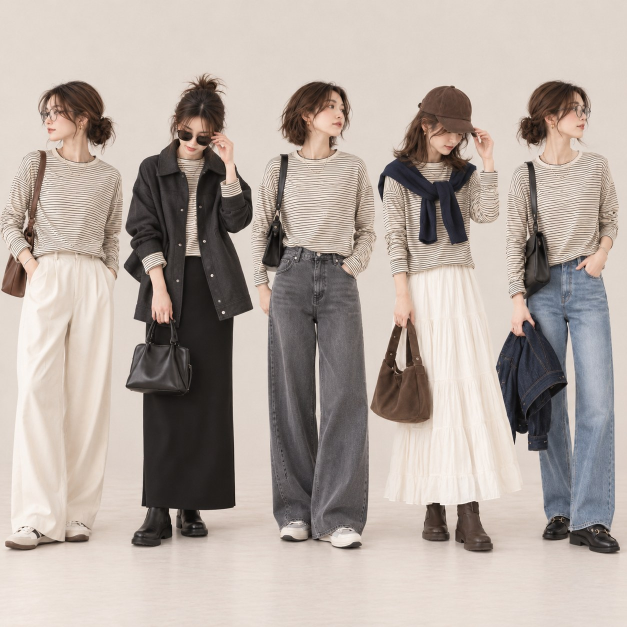
#> input picture cards/border5.jpg, 1254 x 1254 px (shown at 1/2 size)
$ python -i make_video.py   (imports and definitions only)
#> lines starting #> are read from the running program, lines starting #| are printed output that depends on the picture
#> further down, picture is the input picture: PIL image 1254x1254 RGB; mean R, G, B 179.4, 168.3, 161
"""商品写真からスライド動画（4:5・約8秒）を作る
使い方: python tools/make_video.py 出力名 "1行目|2行目" URL1 URL2 ...
出力: videos/出力名.mp4
"""
import io, os, subprocess, sys, tempfile, urllib.request
from PIL import Image, ImageDraw, ImageFilter, ImageFont

W, H = 1080, 1350
PER, FADE, FPS = 2.0, 0.4, 30
FONT = next((p for p in [
    "/usr/share/fonts/opentype/noto/NotoSansCJK-Bold.ttc",
    "/usr/share/fonts/opentype/noto/NotoSansCJK-Medium.ttc",
] if os.path.exists(p)), None)


def fetch(u):
    req = urllib.request.Request(u, headers={"User-Agent": "Mozilla/5.0"})
    return Image.open(io.BytesIO(urllib.request.urlopen(req, timeout=30).read())).convert("RGB")


def frame(im):
    bg = im.copy()
    s = max(W / bg.width, H / bg.height)
#> s = 1.08
    bg = bg.resize((int(bg.width * s) + 1, int(bg.height * s) + 1))
    bg = bg.crop(((bg.width - W) // 2, (bg.height - H) // 2, (bg.width - W) // 2 + W, (bg.height - H) // 2 + H))
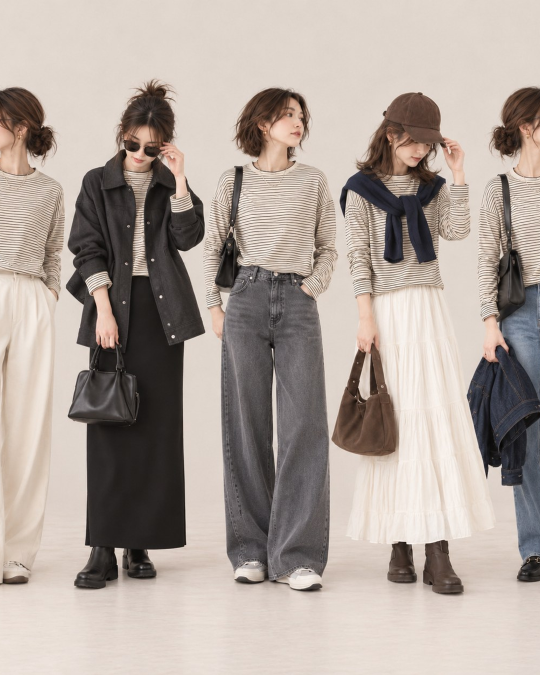
#> bg: PIL image 1080x1350 RGB (shown at 1/2 size); mean R, G, B 173.5, 162.1, 154.6
    bg = bg.filter(ImageFilter.GaussianBlur(40))
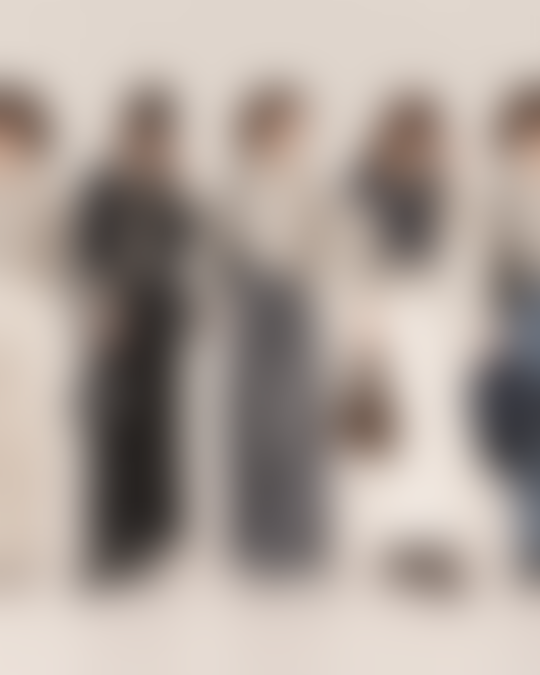
#> bg: PIL image 1080x1350 RGB (shown at 1/2 size); mean R, G, B 173.6, 162.3, 154.8
    bg = Image.blend(bg, Image.new("RGB", (W, H), (247, 244, 239)), 0.35)
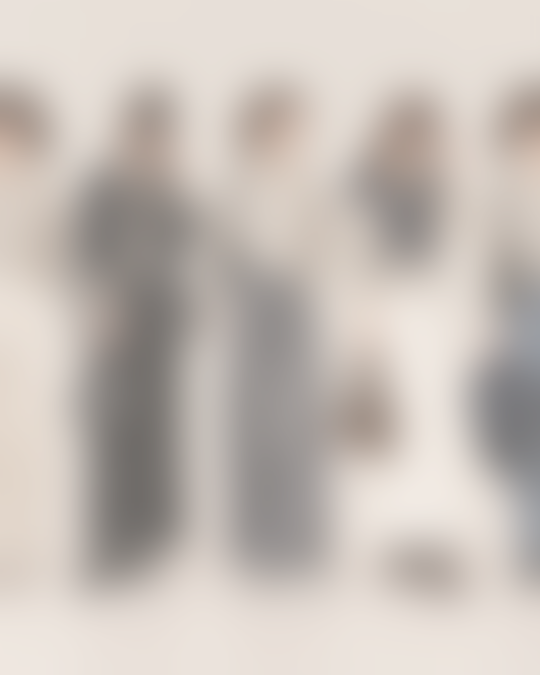
#> bg: PIL image 1080x1350 RGB (shown at 1/2 size); mean R, G, B 198.9, 190.4, 183.8
    s = min(W / im.width, H / im.height)
#> s = 0.861
    fg = im.resize((int(im.width * s), int(im.height * s)))
    bg.paste(fg, ((W - fg.width) // 2, (H - fg.height) // 2))
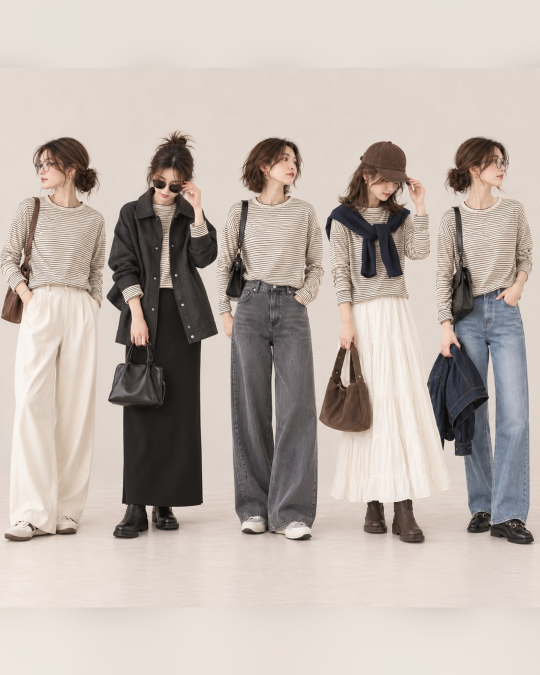
#> bg: PIL image 1080x1350 RGB (shown at 1/2 size); mean R, G, B 189.9, 179.4, 172.1
    return bg


# [55 lines left out: functions title, main, not called in this run]


# [2 lines not run here, left out]

>>> from PIL import Image
>>> picture = Image.open('../cards/border5.jpg')
>>> result = frame(picture)

$ run again, on cards/look_80_1.jpg
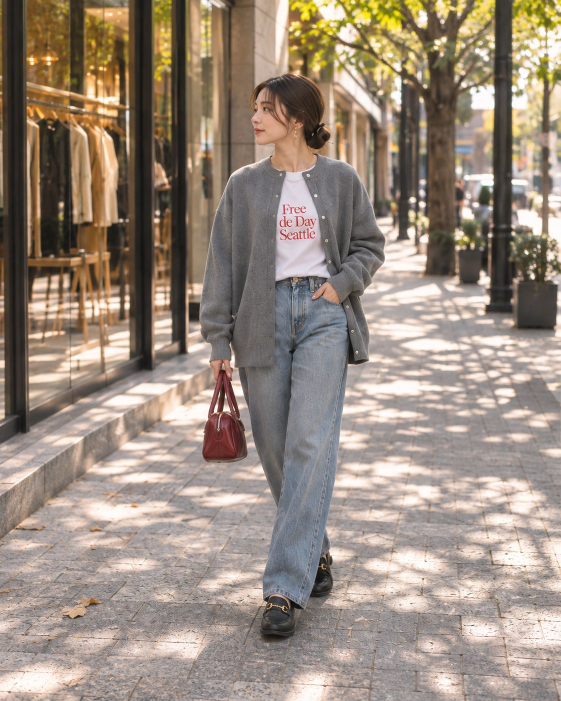
#> input picture cards/look_80_1.jpg, 1122 x 1402 px (shown at 1/2 size)
#> picture is the input picture: PIL image 1122x1402 RGB; mean R, G, B 153.8, 139.2, 126
#> in frame, `bg = bg.filter(ImageFilter.GaussianBlur(40))`:
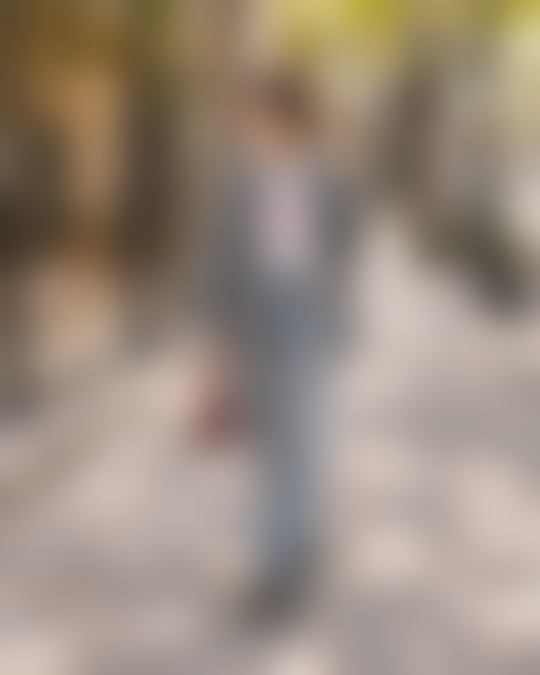
#> bg: PIL image 1080x1350 RGB (shown at 1/2 size); mean R, G, B 154.2, 139.6, 126.3
#> in frame, `bg = Image.blend(bg, Image.new("RGB", (W, H), (247, 244, 239)), 0.35)`:
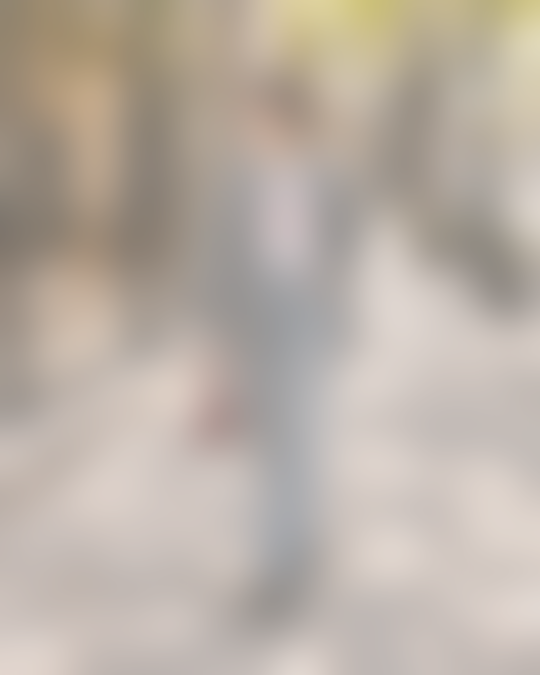
#> bg: PIL image 1080x1350 RGB (shown at 1/2 size); mean R, G, B 186.2, 175.7, 165.3

$ run again, on cards/look_80_2.jpg
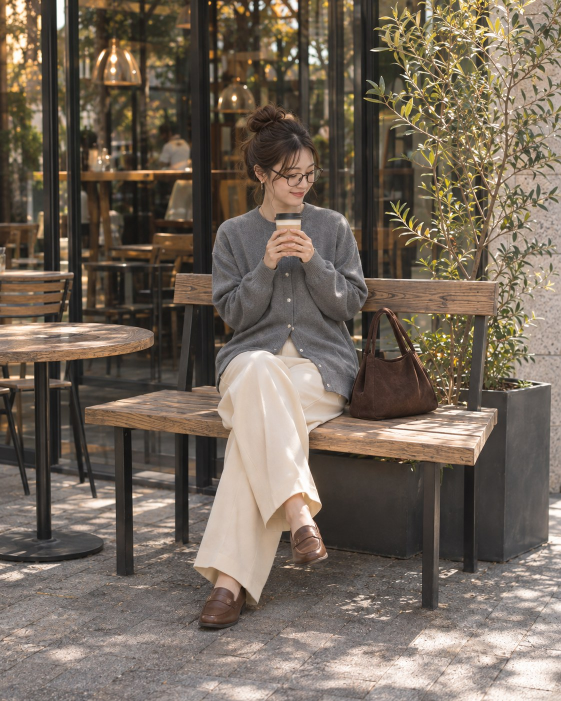
#> input picture cards/look_80_2.jpg, 1122 x 1402 px (shown at 1/2 size)
#> picture is the input picture: PIL image 1122x1402 RGB; mean R, G, B 115.9, 103.6, 90.7
#> in frame, `bg = bg.filter(ImageFilter.GaussianBlur(40))`:
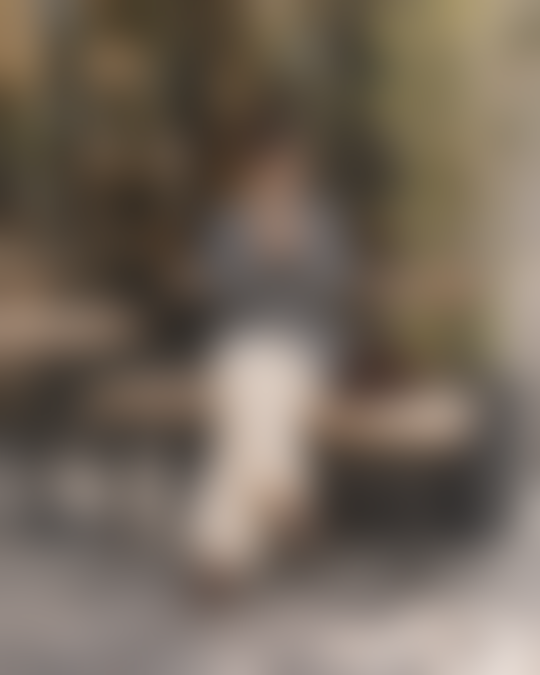
#> bg: PIL image 1080x1350 RGB (shown at 1/2 size); mean R, G, B 115.7, 103.4, 90.6
#> in frame, `bg = Image.blend(bg, Image.new("RGB", (W, H), (247, 244, 239)), 0.35)`:
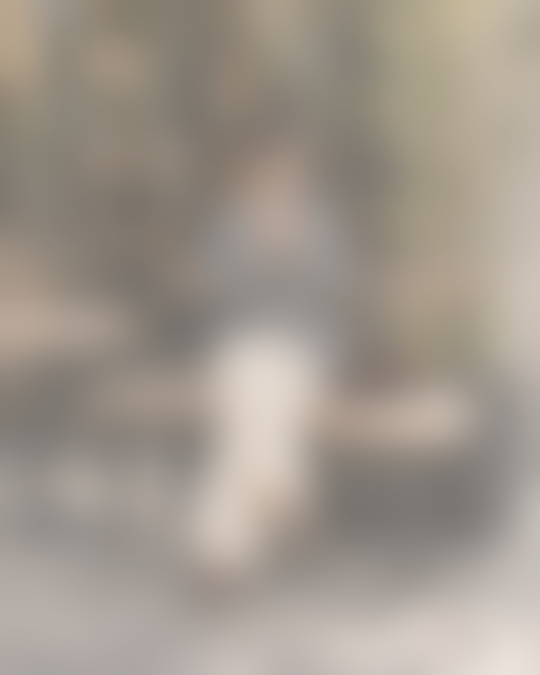
#> bg: PIL image 1080x1350 RGB (shown at 1/2 size); mean R, G, B 161.2, 152.1, 142.1
